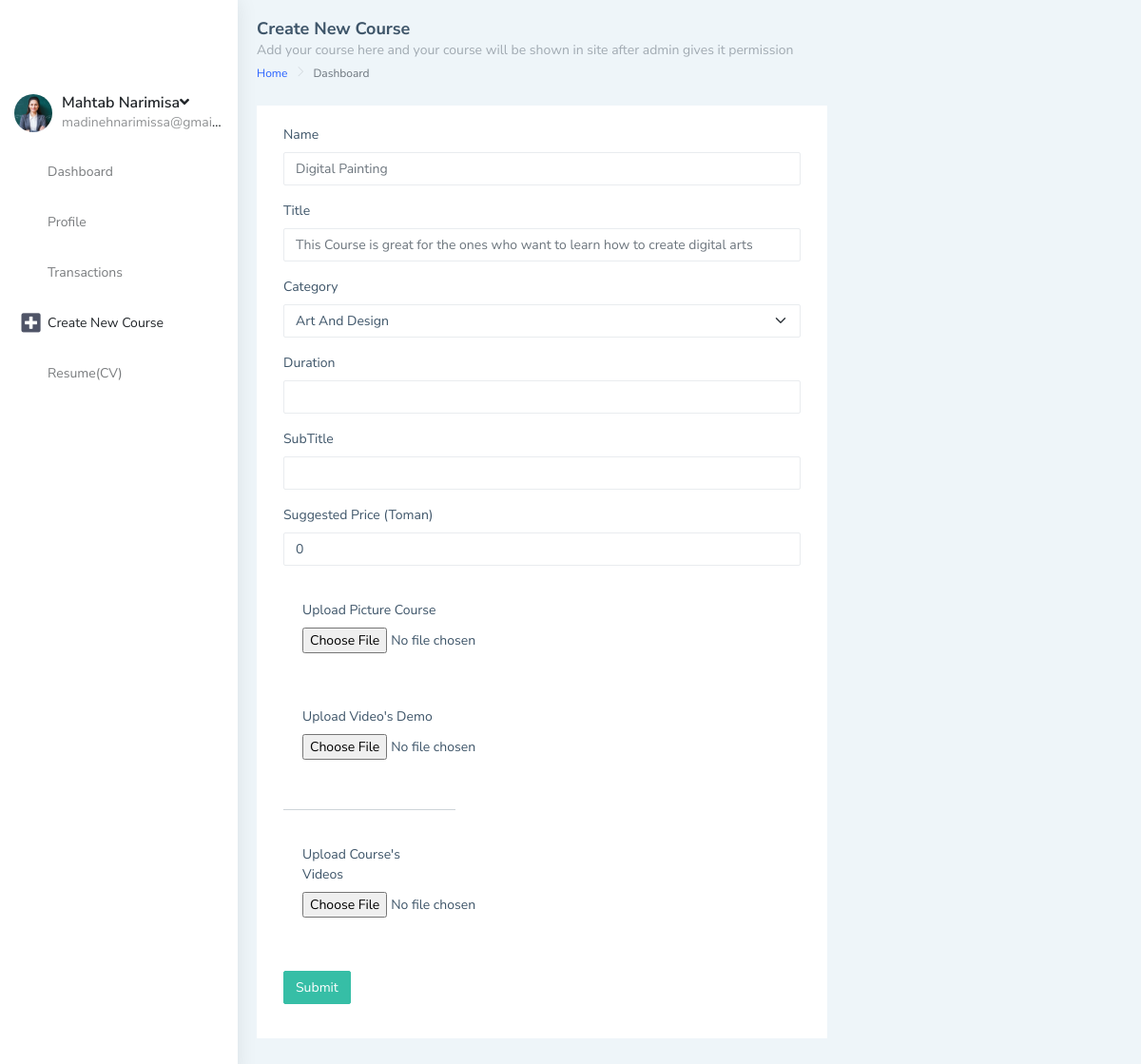
Screenshot of /accounts/teacherdashboard/create-course (signed in) with the database file from the repository.
### mainSite/models.py (models this page shows, shortened)
class Teacher (models.Model):
    phone = models.CharField(max_length=200, unique=True)
    date_created = models.DateTimeField(auto_now_add=True, null=True)
    user = models.OneToOneField(
        User, null=True, on_delete=models.CASCADE, related_name='teacher')
    profile_pic = models.ImageField(
        upload_to='teacher/profile/picture/', null=True, blank=True)
    course = models.ManyToManyField(Course, related_name='teacher')
    fildOfStudy = models.CharField(max_length=60, null=True)
    university = models.CharField(max_length=60, null=True)
    educations = (
        ('b', 'Bachelor'),
        ('bs', 'Bachelor Student'),
        ('m', 'Master'),
        ('ms', 'Master Student'),
        ('p', 'PHD'),
        ('ps', 'PHD Student'),
    )
    address=models.CharField(max_length=50, null=True)
    lastEducation = models.CharField(
        max_length=2, choices=educations, default='bs')
    documents = models.FileField(
        upload_to='teacher/documents/', null=True, blank=True)
    companiName1= models.CharField(max_length=50, null=True)
    jobSituation1= models.CharField(max_length=50, null=True)
    companiName2= models.CharField(max_length=50, null=True)
    jobSituation2= models.CharField(max_length=50, null=True)
    courseTitle1= models.CharField(max_length=50, null=True)
    courseTime1= models.CharField(max_length=50, null=True)
    courseTitle2= models.CharField(max_length=50, null=True)
    courseTime2= models.CharField(max_length=50, null=True)
    exteraInfo =models.CharField(max_length=200 , null=True)
    accepted =models.BooleanField(default=False)
    wallet=models.FloatField(default=0)

### mainSite/decorators.py (the view)
        def wrapper_func(requset, *args , **kwargs):
            group = None
            if requset.user.groups.exists():
                group = requset.user.groups.all()[0].name
            if group == None:
                return HttpResponse("you are not authorized to view this page")
            if group in allowed_roles:
                 return view_func(requset, *args , **kwargs)
            else:
                return HttpResponse("you are not authorized to view this page")

### mainSite/forms.py
class AddCourseForm(forms.ModelForm):
    duration =forms.DurationField()
    category=forms.ChoiceField(
        widget=forms.Select,
        choices=[(categury.pk, categury) for categury in Category.objects.all()],
        required=True,
    )
    category.widget.attrs['class'] = 'form-select shadow-none form-control-line'
    subTittel =forms.CharField( max_length=200,widget=forms.TextInput(
        attrs={"rows":3, "cols":10}) , required=True)
    class Meta:
        model = Course
        fields =['name' ,'title','subTittel','category','price','duration','course_pic','fileZip', 'video']

### mainSite/models.py (called while the page is built)
    def __str__(self):
        return self.name

### mainSite/views.py (called while the page is built)
@login_required
@allowed_users("teacher")
def teacherDashboardCreateCourse(request):
    teacher = request.user.teacher
    if  not teacher.accepted :
        return HttpResponseNotFound("<h1>you haven't access for creat a new  course </h1>")
    if request.method=="POST":
        addCourse =AddCourseForm( request.POST , request.FILES)
        if addCourse.is_valid():
            course =addCourse.save()
            teacher.course.add(course)
    else:
        addCourse =AddCourseForm()
    context ={
        "teacher":teacher,
        "addCourse":addCourse
    }
    return render(request, 'teacherdashboard-createcourse.html', context)

### templates/teacherdashboard-createcourse.html (shortened to what this page needs)
{% load static %}
{% load widget_tweaks %}
<!DOCTYPE html>
<html dir="ltr" lang="en">
<head>
    <link href="{% static '/distt/css/style.min.css' %}" rel="stylesheet"  >
</head>
<body>
    <div id="main-wrapper" data-layout="vertical" data-navbarbg="skin5" data-sidebartype="full"
        data-sidebar-position="absolute" data-header-position="absolute" data-boxed-layout="full">
        <aside class="left-sidebar" data-sidebarbg="skin6">
            <div class="scroll-sidebar">
                <nav class="sidebar-nav">
                    <ul id="sidebarnav">
                            <div class="user-profile d-flex no-block dropdown m-t-20">
                                {% if teacher.profile_pic %}
                              <div class="user-pic"><img src="{{ teacher.profile_pic.url }}" alt="users"
                                  class="rounded-circle" width="40" /></div>
                              {% else %}
                              <div class="user-pic"><img src="{% static '/image/1.jpg' %}" alt="users"
                                  class="rounded-circle" width="40" /></div>
                              {% endif %}
                              <div class="user-content hide-menu m-l-10">
                                <a href="#" class="" id="Userdd" role="button"
                                    data-bs-toggle="dropdown" aria-haspopup="true" aria-expanded="false">
                                    <h5 class="m-b-0 user-name font-medium">{{teacher.user.get_full_name}}<i
                                            class="fa fa-angle-down"></i></h5>
                                    <span class="op-5 user-email">{{teacher.user.email}}</span>
                                </a>
                                </div>
                            </div>
                        <li class="sidebar-item"> <a class="sidebar-link waves-effect waves-dark sidebar-link"
                                href="{% url 'teacherdashboard-main' %}" aria-expanded="false">
                                <i class="mdi mdi-view-dashboard"></i><span
                                    class="hide-menu">Dashboard</span></a></li>
                        <li class="sidebar-item"> <a class="sidebar-link waves-effect waves-dark sidebar-link"
                                href="{% url 'teacherdashboard-profile' %}" aria-expanded="false">
                                <i class="mdi mdi-account-network"></i><span class="hide-menu">Profile</span></a></li>
                        <li class="sidebar-item"> <a class="sidebar-link waves-effect waves-dark sidebar-link"
                                href="{% url 'teacherdashboard-transaction' %}" aria-expanded="false">
                                <i class="mdi mdi-border-all"></i><span
                                    class="hide-menu">Transactions</span></a></li>
                                    <li class="sidebar-item"> <a class="sidebar-link waves-effect waves-dark sidebar-link"
                                        href="{% url 'teacherdashboard-create-course' %}" aria-expanded="false"><i class="fa fa-plus-square"></i><span
                                            class="hide-menu">Create New Course</span></a></li>
                        <li class="sidebar-item"> <a class="sidebar-link waves-effect waves-dark sidebar-link"
                                href="{% url 'teacherdashboard-resume' %}" aria-expanded="false"><i class="mdi mdi-book-multiple"></i><span
                                    class="hide-menu">Resume(CV)</span></a></li>
                    </ul>
                </nav>
            </div>
        </aside>
        <div class="page-wrapper">
            <div class="page-breadcrumb">
                <div class="row align-items-center">
                    <div class="col-lg-8">
                        <h4 class="page-title">Create New Course</h4>
                        <span class="text-muted">Add your course here and your course will be shown in site after admin gives it permission</span>
                        <div class="d-flex align-items-center">
                            <nav aria-label="breadcrumb">
                                <ol class="breadcrumb">
                                    <li class="breadcrumb-item"><a href="{% url 'main' %}">Home</a></li>
                                    <li class="breadcrumb-item active" aria-current="page">Dashboard</li>
                                </ol>
                            </nav>
                        </div>
                    </div>
                </div>
            </div>
            <div class="container-fluid">
                <div class="row">
                    <div class="col-lg-8 col-xlg-9 col-md-7">
                        <div class="card">
                            <div class="card-body">
                                <form class="form-horizontal form-material mx-2"  method="POST"  enctype="multipart/form-data">
                                    <div class="form-group">
                                        <label class="col-md-12">Name</label>
                                        <div class="col-md-12">
                                            {% render_field addCourse.name type="name" class="form-control form-control-line"  placeholder="Digital Painting" %}
                                        </div>
                                    </div>
                                    <div class="form-group">
                                        <label class="col-md-12">Title</label>
                                        <div class="col-md-12">
                                            {% render_field addCourse.title type="name" class="form-control form-control-line"  placeholder="This Course is great for the ones who want to learn how to create digital arts" %}
                                        </div>
                                    </div>
                                    <div class="form-group">
                                        <label class="col-sm-12">Category</label>
                                        <div class="col-sm-12">
                                            {{addCourse.category}}
                                        </div>
                                    </div>
                                    <div class="form-group">
                                        <label class="col-md-12">Duration</label>
                                        {% render_field addCourse.duration type="name" class="form-control form-control-line"  placeholder="" %}
                                    </div>
                                    <div class="form-group">
                                        <label class="col-md-12">SubTitle</label>
                                        <div class="col-md-12">
                                            {% render_field addCourse.subTittel type="name" class="form-control form-control-line"  placeholder="" %}
                                        </div>
                                    </div>
                                    <div class="form-group">
                                        <label class="col-md-12">Suggested Price (Toman)</label>
                                        <div class="col-md-12">
                                            {% render_field addCourse.price type="number" class="form-control form-control-line"  placeholder="50,000" %}
                                        </div>
                                    </div>
                                    <div class="col-lg-4 col-xlg-3 col-md-5">
                                        <div class="card">
                                            <div class="card-body">
                                                <label class="">Upload Picture Course</label>
                                                <center>
                                                    <div class="form-group">
                                                    <div class="col-sm-12">
                                                        {{addCourse.course_pic}}
                                                    </div>
                                                </div>
                                                </center>
                                            </div>
                                            <div class="card-body">
                                                <label class="">Upload Video's Demo</label>
                                                <center>
                                                    <div class="form-group">
                                                    <div class="col-sm-12">
                                                        {{addCourse.video}}
                                                    </div>
                                                </div>
                                                </center>
                                            </div>
                                            <div>
                                                <hr>
                                            </div>
                                            <div class="card-body">
                                                <label>Upload Course's Videos</label>
                                                <center>
                                                    <div class="form-group">
                                                        <div class="col-sm-12">
                                                            {{addCourse.fileZip}}
                                                        </div>
                                                    </div>
                                                </center>
                                            </div>
                                        </div>
                                    </div>
                                    <div class="form-group">
                                        <div class="col-sm-12">
                                            <button class="btn btn-success text-white">Submit</button>
                                        </div>
                                    </div>
                                </form>
                            </div>
                        </div>
                    </div>
                </div>
            </div>
        </div>
    </div>
</body>
</html>

### rows the page displays
Teacher: profile_pic (picture), user.get_full_name "Mahtab Narimisa", user.email "madinehnarimissa@gmai…"
